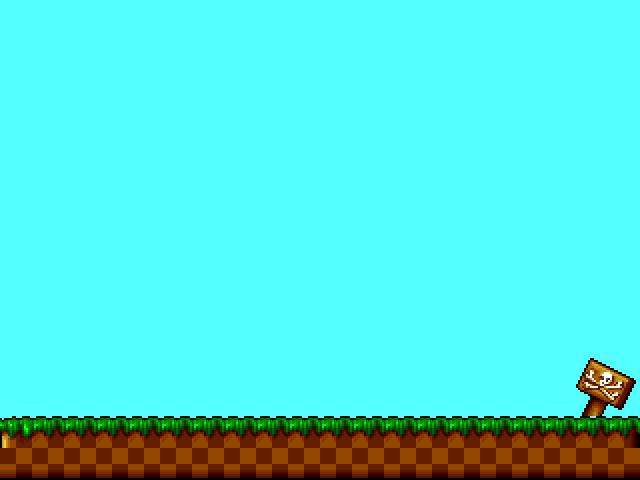

Tiled map render using the project's own tile images. Description and the map definition, with tile-layer contents summarised, below:
An orthogonal 20x15 tile map with 32x32 px tiles, 2 tile layers (Tile Layer 1, Tile Layer 2) and 6 objects (3x coinEntity, me.LevelEntity, mainPlayer).

<map version="1.0" tiledversion="1.0.3" orientation="orthogonal" renderorder="right-down" width="20" height="15" tilewidth="32" tileheight="32" backgroundcolor="#55ffff" nextobjectid="19">
 <tileset firstgid="1" name="area01_level_tiles" tilewidth="32" tileheight="32" tilecount="140" columns="20">
  <image source="../img/area01_level_tiles.png" width="640" height="241" />
 </tileset>
 <objectgroup name="collision">
  <object id="5" x="2" y="415">
   <polyline points="0,0 636,1 636,62 0,64" />
  </object>
 </objectgroup>
 <objectgroup name="nextLevel">
  <object id="17" name="me.LevelEntity" x="590" y="354" width="49" height="60">
   <properties>
    <property name="duration" type="int" value="250" />
    <property name="fade" type="color" value="#ff000000" />
    <property name="to" value="level04" />
   </properties>
  </object>
 </objectgroup>
 <layer name="Tile Layer 1" width="20" height="15">
  <data>[300 cells, 40 non-empty, 4 distinct tile ids]</data>
 </layer>
 <objectgroup color="#55ff00" name="player">
  <object id="9" name="mainPlayer" x="62" y="349" width="33" height="64">
   <properties>
    <property name="framewidth" type="int" value="64" />
    <property name="image" value="gripe_run_right" />
   </properties>
  </object>
 </objectgroup>
 <objectgroup color="#ffff00" name="coinColl">
  <object id="10" name="coinEntity" x="400" y="372" width="32" height="32">
   <properties>
    <property name="framewidth" type="int" value="32" />
    <property name="image" value="spinning_coin_gold" />
   </properties>
  </object>
  <object id="11" name="coinEntity" x="470" y="372" width="32" height="32">
   <properties>
    <property name="framewidth" type="int" value="32" />
    <property name="image" value="spinning_coin_gold" />
   </properties>
  </object>
  <object id="12" name="coinEntity" x="540" y="372" width="32" height="32">
   <properties>
    <property name="framewidth" type="int" value="32" />
    <property name="image" value="spinning_coin_gold" />
   </properties>
  </object>
 </objectgroup>
 <layer name="Tile Layer 2" width="20" height="15">
  <data>[300 cells, 4 non-empty, 4 distinct tile ids]</data>
 </layer>
</map>
